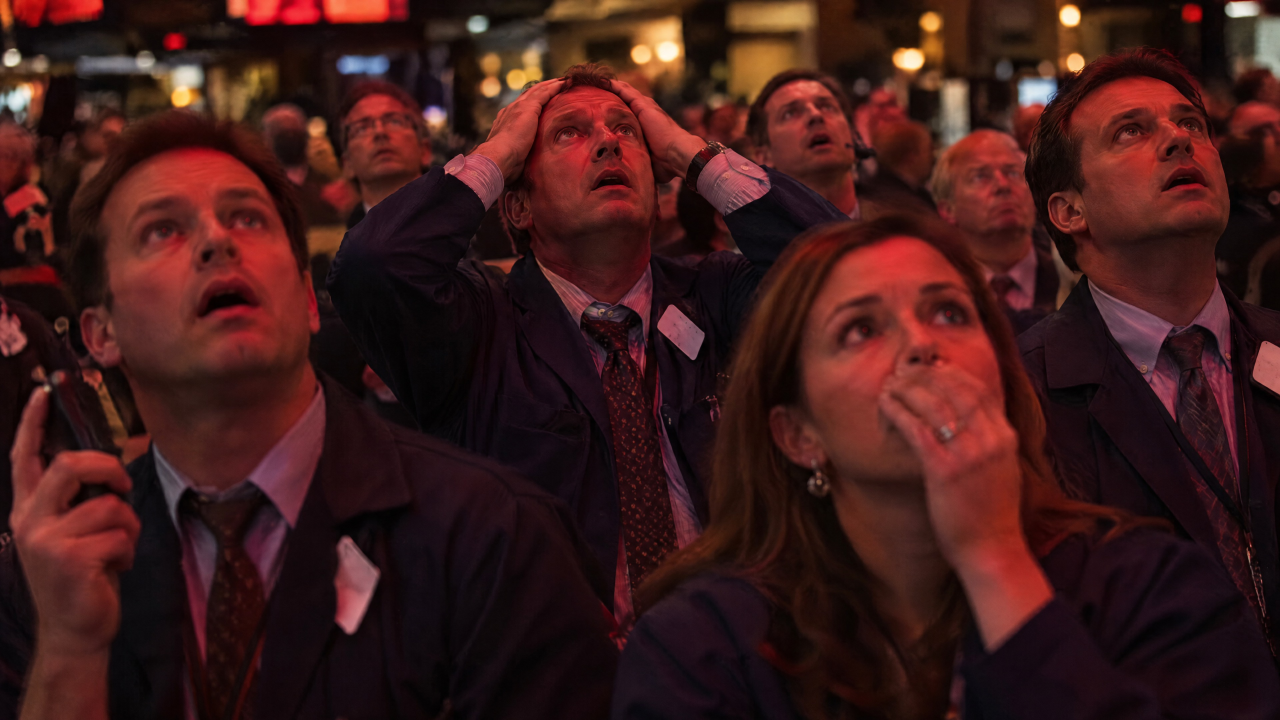
#> input picture effectcraft/invisible-cassette/assets/hf/shocked.jpg, 3840 x 2160 px (shown at 1/3 size); its folder holds 5 pictures in this run
$ python thumbnails.py
#> lines starting #> are read from the running program, lines starting #| are printed output that depends on the picture
#!/usr/bin/env python3
"""Three YouTube thumbnails (1280x720 JPEG) for an A/B/C test in YouTube Studio's Test & Compare.

Usage: python3 -I tools/thumbnails.py      (run from effectcraft/invisible-cassette) -> thumbnails/
V1 vs V2 changes only the text; V1 vs V3 changes only the subject (faces vs a faceless trader).
Palette and fonts are the film's (TERM in mm.jsx, IBM Plex Sans Condensed Bold). The images are the
film's own Higgsfield illustrations (fictional people, no logos).
"""
import os
from PIL import Image, ImageDraw, ImageFilter, ImageFont, ImageEnhance, ImageOps
import numpy as np

HERE = os.path.dirname(os.path.dirname(os.path.abspath(__file__)))
OUT = os.path.join(HERE, "thumbnails"); os.makedirs(OUT, exist_ok=True)
W, H = 1280, 720
BLACK, AMBER, RED, WHITE = (6, 7, 10), (255, 176, 0), (255, 59, 48), (242, 240, 234)
BOLD = os.path.expanduser("~/.fonts/IBMPlexSansCondensed-Bold.ttf")


def photo(file, box, size, flip=False):
#> called with file = 'shocked.jpg', box = (1450, 150, 3250, 1730), size = (820, 720), flip = False
    im = Image.open(os.path.join(HERE, "assets/hf", file)).convert("RGB").crop(box).resize(size, Image.LANCZOS)
    if flip: im = ImageOps.mirror(im)
    im = ImageEnhance.Contrast(im).enhance(1.18)
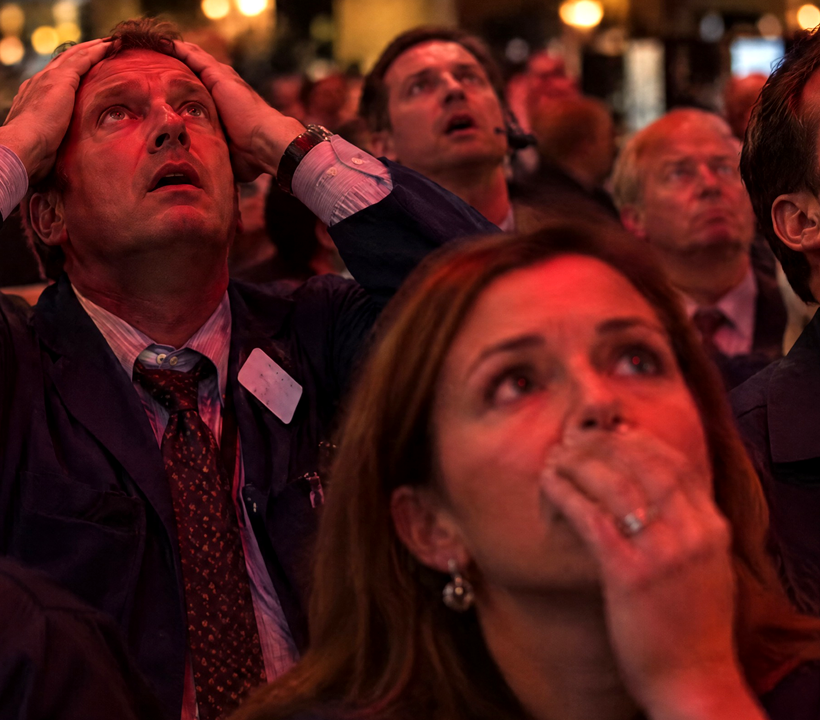
#> im: PIL image 820x720 RGB; mean R, G, B 81.2, 28.9, 25
    return ImageEnhance.Color(im).enhance(1.1)


def fade_mask(w, h, side):
    """opaque photo, fading to black over the last 30 % towards the text side"""
    x = np.linspace(0, 1, w)
    a = np.clip((1 - x) / 0.30, 0, 1) if side == "right" else np.clip(x / 0.30, 0, 1)
    return Image.fromarray((np.tile(a, (h, 1)) * 255).astype(np.uint8))


def crash_line(img, pts, color=RED):
    """a jagged falling ticker line with a glow"""
#> called with color = (255, 59, 48)
    glow = Image.new("RGB", img.size, (0, 0, 0)); d = ImageDraw.Draw(glow)
#> after `glow = Image.new('RGB', img.size, (0, 0, 0))`: glow: PIL image 1280x720 RGB; every value is 0
    d.line(pts, fill=color, width=14, joint="curve"); glow = glow.filter(ImageFilter.GaussianBlur(14))
#> after `glow = glow.filter(ImageFilter.GaussianBlur(14))`:
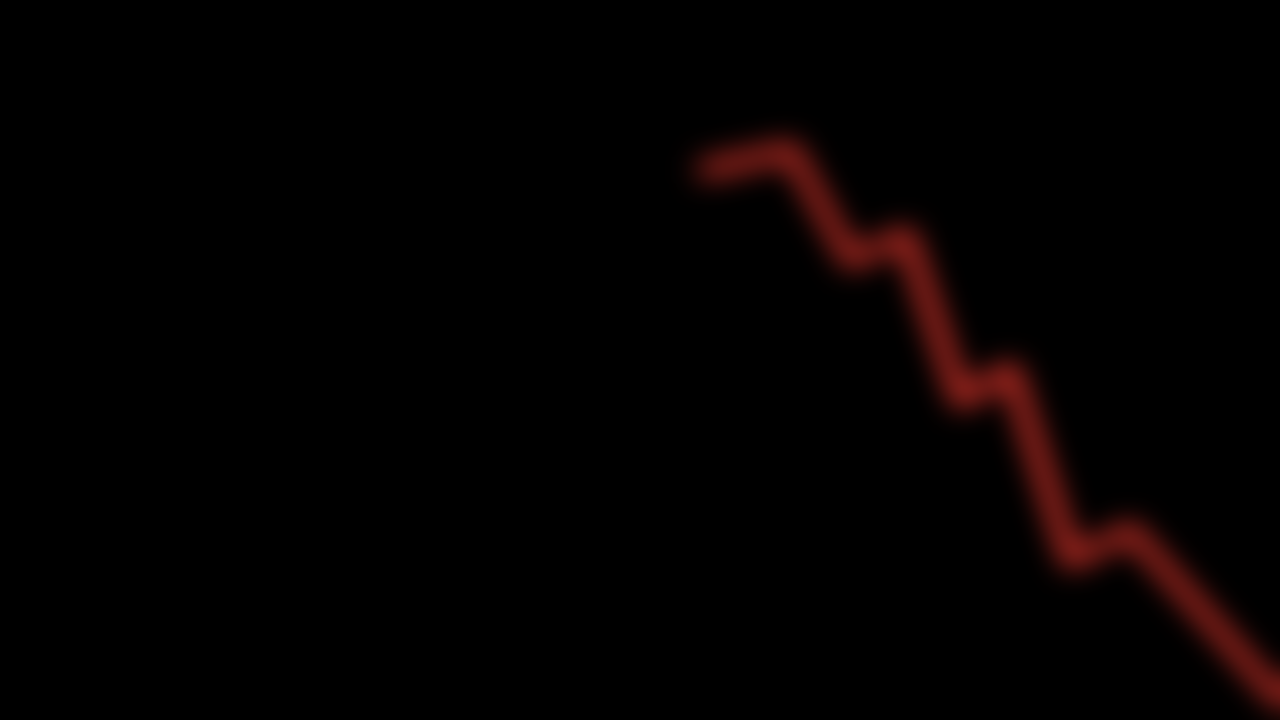
#> glow: PIL image 1280x720 RGB; mean R, G, B 3.8, 0.9, 0.7
    img = Image.fromarray(np.clip(np.asarray(img, float) + np.asarray(glow, float) * 0.9, 0, 255).astype(np.uint8))
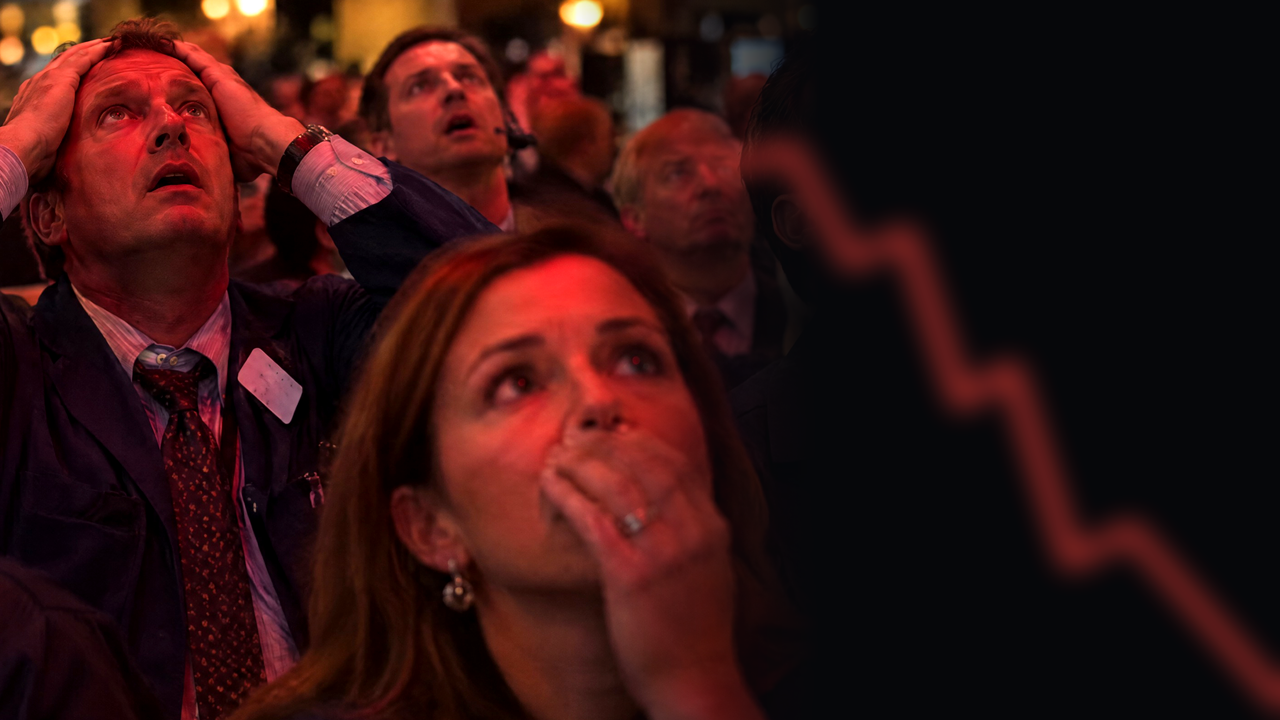
#> img: PIL image 1280x720 RGB; mean R, G, B 51.6, 18.6, 17.5
    ImageDraw.Draw(img).line(pts, fill=color, width=7, joint="curve")
    return img


def text_block(img, lines, x, y_mid, align):
#> called with x = 1232, y_mid = 360, align = 'right'
    d = ImageDraw.Draw(img)
    fonts = [ImageFont.truetype(BOLD, s) for _, s, _ in lines]
    heights = [f.getbbox(t)[3] - f.getbbox(t)[1] for (t, _, _), f in zip(lines, fonts)]
    gap = 10; y = y_mid - (sum(heights) + gap * (len(lines) - 1)) / 2
    for (t, s, col), f, h in zip(lines, fonts, heights):
        bb = f.getbbox(t); w = bb[2] - bb[0]
        tx = x - w if align == "right" else x
        # dark stroke so the words survive any background at 200 px wide
        d.text((tx - bb[0], y - bb[1]), t, font=f, fill=col, stroke_width=6, stroke_fill=BLACK)
        y += h + gap
#> after the loop, y = 503
    return img


def finish(img):
    a = np.asarray(img, float)
    yy, xx = np.mgrid[0:H, 0:W]; r = np.hypot((xx - W / 2) / (W / 2), (yy - H / 2) / (H / 2))
    a *= np.clip(1.12 - 0.38 * r ** 2, 0.55, 1)[..., None]                       # vignette
    a += np.random.default_rng(7).normal(0, 5, a.shape)                          # grain (also dithers)
    return Image.fromarray(np.clip(a, 0, 255).astype(np.uint8))
#> returned value: PIL image 1280x720 RGB


def make(name, file, box, side, lines, line_pts, flip=False):
    img = Image.new("RGB", (W, H), BLACK)
    pw = 820
    ph = photo(file, box, (pw, H), flip)
    px = 0 if side == "right" else W - pw
    img.paste(ph, (px, 0), fade_mask(pw, H, "right" if side == "right" else "left"))
    img = crash_line(img, line_pts)
    tx, align = (W - 48, "right") if side == "right" else (48, "left")
    img = text_block(img, lines, tx, 360, align)
    img = finish(img)
    p = os.path.join(OUT, name); img.save(p, quality=92, optimize=True)
    img.resize((200, 112), Image.LANCZOS).save(p.replace(".jpg", "_200px.png"))   # the mobile check
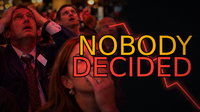
#> saved as thumb_v1_nobody_decided_200px.png: PIL image 200x112 RGB; mean R, G, B 55.7, 22, 15
    print(p, os.path.getsize(p) // 1024, "KB")


# the falling line runs behind the words, top of the text side to the bottom edge
DROP_R = [(700, 170), (790, 150), (850, 260), (905, 235), (960, 400), (1010, 370), (1070, 560), (1130, 530), (1280, 700)]
DROP_L = [(W - x, y) for x, y in DROP_R]
FACES = (1450, 150, 3250, 1730)          # the woman's hand over her mouth, the man holding his head
make("thumb_v1_nobody_decided.jpg", "shocked.jpg", FACES, "right",
     [("NOBODY", 170, AMBER), ("DECIDED", 170, RED)], DROP_R)
make("thumb_v2_trillion_gone.jpg", "shocked.jpg", FACES, "right",
     [("$1 TRILLION", 128, WHITE), ("GONE", 200, RED)], DROP_R)
#> call 2 of make, with name = 'thumb_v2_trillion_gone.jpg', file = 'shocked.jpg', box = (1450, 150, 3250, 1730), side = 'right', flip = False
#> the loop in text_block (call 2), `for (t, s, col), f, h in zip(lines, fonts, heights):` made 2 passes
#> (t, s, col, h, bb, w, tx, y) on passes 1 to 2: ('$1 TRILLION', 128, (242, 240, 234), 117, (0, 21, 785, 138), 785, 447, 348), ('GONE', 200, (255, 59, 48), 151, (0, 38, 588, 189), 588, 644, 509)
#> in make (call 2), `img = text_block(img, lines, tx, 360, align)`:
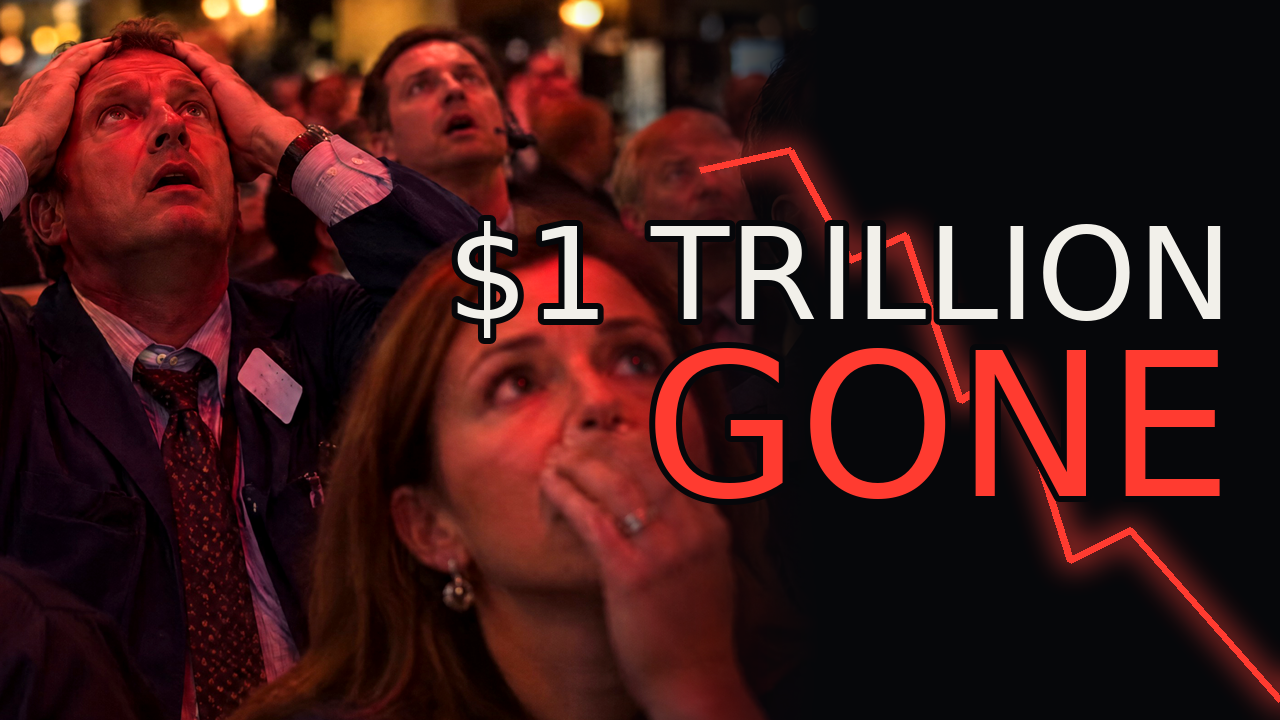
#> img: PIL image 1280x720 RGB; mean R, G, B 62.7, 25.1, 23.5
#> in finish (call 2), `a *= np.clip(1.12 - 0.38 * r ** 2, 0.55, 1)[..., None]`:
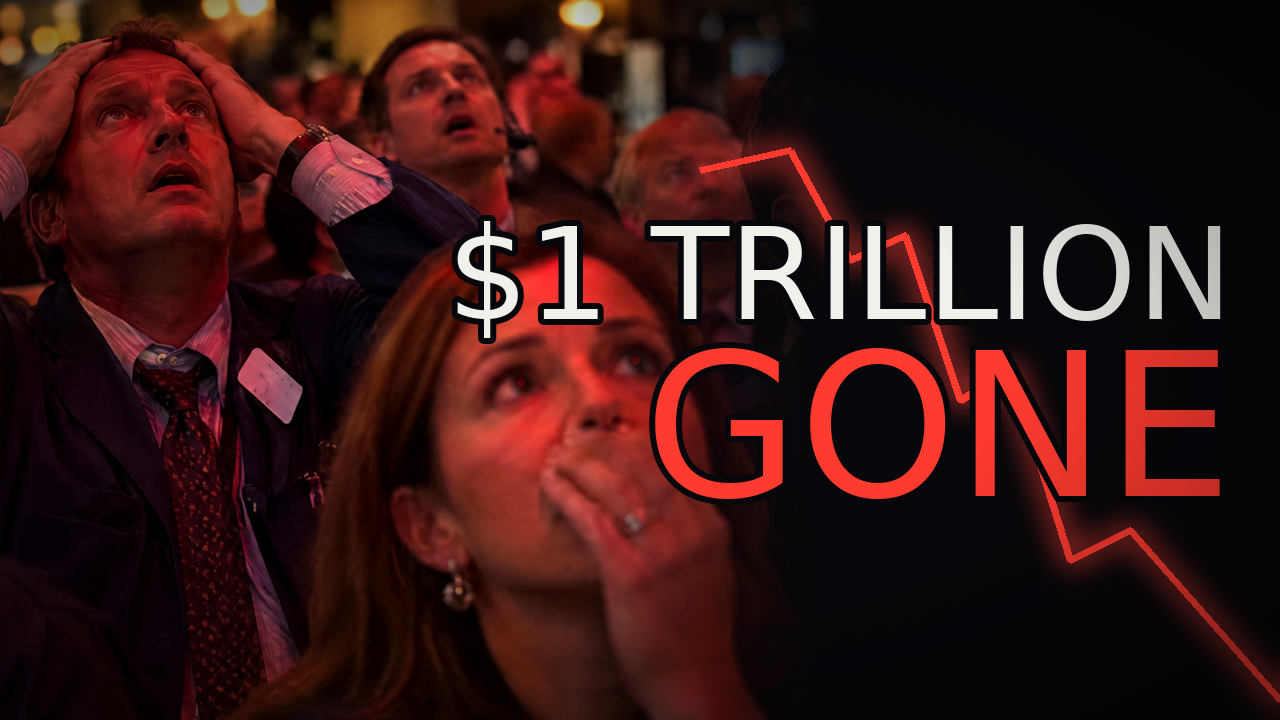
#> a: shape (720, 1280, 3) float64; mean R, G, B 55.3, 22.1, 20.8
#> in make (call 2), `img.resize((200, 112), Image.LANCZOS).save(p.replace(".jpg", "_200px.p..`:
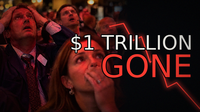
#> saved as thumb_v2_trillion_gone_200px.png: PIL image 200x112 RGB; mean R, G, B 54.9, 22.1, 20.6
# faceless variant: the trader at four red screens, mirrored so the screens sit left and the words right
make("thumb_v3_screens.jpg", "trader.jpg", (1380, 0, 3840, 2160), "right",
     [("NOBODY", 170, AMBER), ("DECIDED", 170, RED)], DROP_R, flip=True)
#> (the run stopped early here; a loop or call above may not have finished)
